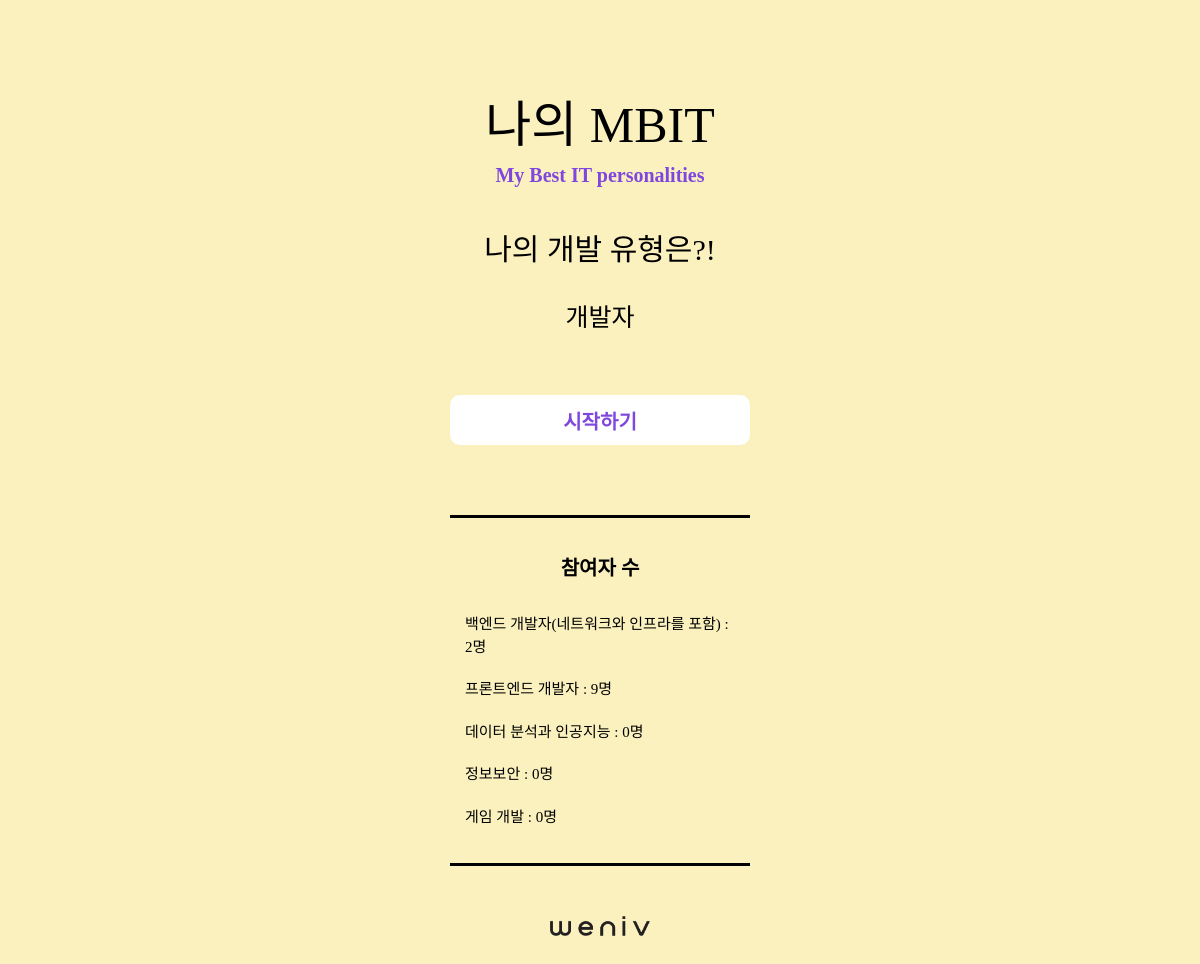
Before: / with the older database file.
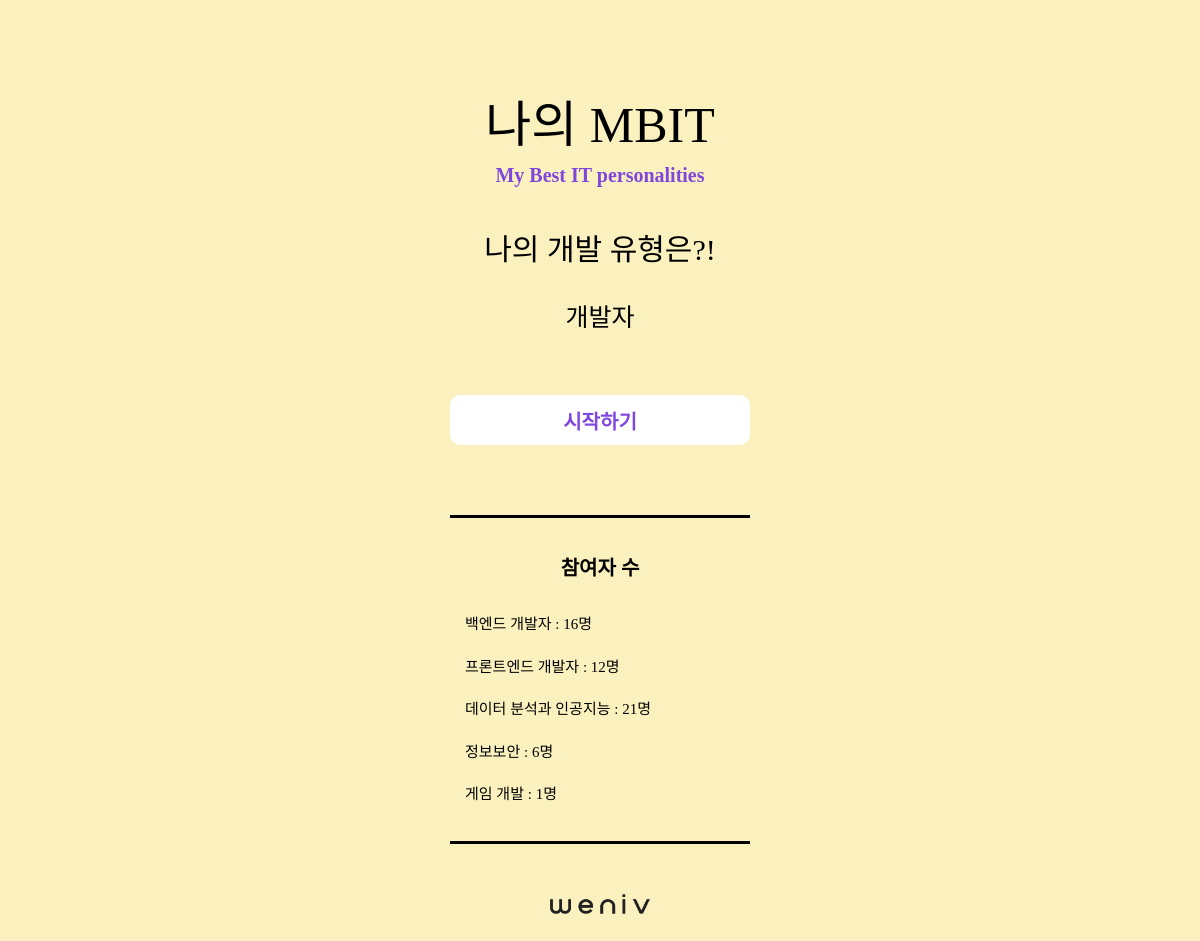
After: the same page with the newer database file.
### main/models.py (models this page shows, shortened)
class Developer(models.Model):
    name = models.CharField(max_length=50)
    count = models.IntegerField(default=0)
    data = models.JSONField()

### main/views.py (the view)
def index(request):
    developers = Developer.objects.all()
    context = {
        'developers' : developers,
    }
    return render(request, 'main/index.html', context=context)

### main/templates/main/index.html (shortened to what this page needs)
{% extends 'main/base.html' %}
{% load static %}
{% block head %}
    <link rel="stylesheet" type="text/css" href="{% static 'css/reset.css' %}">
    <link rel="stylesheet" type="text/css" href="{% static 'css/style.css' %}">
{% endblock head %}
{% block body %}
<section id="main_contents">
    <div class="wrapper">
        <div class="title">
            <h3 class="main_title">나의 MBIT</h3>
            <h3 class="sub_title">My Best IT personalities</h3>
        </div>
        <div class="intro">
            <h1>나의 개발 유형은?!</h1>
            <div class="type">
                <ul class="type_list">
                    <li>개발자</li>
                </ul>
            </div>
        </div>
        <div class="button">
            <a href="{% url 'main:form' %}">
                <button class="start" type="button">시작하기</button>
            </a>
        </div>
        <div class="result_data">
            <div class="data_wrap">
                <h3>참여자 수</h3>
                <ul>
                    {% for i in developers %}
                    <li>{{i.name}} : {{i.count}}명</li>
                    {% endfor %}
                </ul>
            </div>
        </div>
        <div class="weniv">
            <a href="http://www.paullab.co.kr">
                <img src="{% static 'image/weniv_logo_black.png' %}" alt="weniv">
            </a>
        </div>
    </div>
</section>
{% endblock body %}

### main/templates/main/base.html (shortened to what this page needs)
{% load static %}
<html lang="en">
<head>
  {% block head %}
  {% endblock head %}
</head>
<body>
  {% block body %}
  {% endblock body %}
</body>
</html>

### main/static/css/style.css (style rules this page uses)
html { width:100%; height: 100%; }
body { width: 100%; height: 100%; background-color: #FAF1BE; color:#000; font-family: "NEXON Lv1 Gothic OTF"; }
#main_contents { display:flex; justify-content: center; width: 100%; height: 100%; margin-top:100px; }
#main_contents .wrapper { display:flex; flex-direction: column; width:100%; height: 100%; max-width:500px; }
.title { text-align: center; padding-bottom: 50px; }
.main_title { font-family: "GmarketSansBold"; font-size: 50px; padding-bottom: 15px; }
.sub_title { font-size: 20px; font-weight: bold; color: #7F47DD; }
.intro { text-align: center; padding-bottom: 40px; }
.intro h1 { font-size: 30px; padding-bottom: 15px; }
.type { font-size: 25px; line-height: 3em; height: 3em; overflow: hidden; }
.type_list { animation: rotate 7s infinite; }
.button { text-align: center; padding-bottom: 50px; }
.button button { width:300px; height: 50px; padding: 5px; border-style: none; border-radius: 10px; font-family: "NEXON Lv1 Gothic OTF"; font-size: 20px; font-weight: bold; background-color: #fff; color: #7F47DD; cursor: pointer; margin-bottom:20px; }
.result_data { display: flex; justify-content: center; }
.result_data .data_wrap { width: 270px; padding: 15px; border-top: 3px solid #000; border-bottom: 3px solid #000; line-height: 1.5; margin-bottom: 50px; }
.result_data h3 { text-align: center; font-size: 20px; font-weight: bold; padding: 20px 0 30px; }
.result_data li { font-size: 15px; padding-bottom: 20px; }
.weniv { display: flex; justify-content: center; padding-bottom: 50px; }
.weniv a { width:100px; }
.weniv img { width: 100%; height: auto; }

Changed rows visible on the page:
changed Developer: name "백엔드 개발자(네트워크와 인프라를 포함)" → "백엔드 개발자"; count "2" → "16"
changed Developer "프론트엔드 개발자": count "9" → "12"
changed Developer "데이터 분석과 인공지능": count "0" → "21"
changed Developer "정보보안": count "0" → "6"
changed Developer "게임 개발": count "0" → "1"
